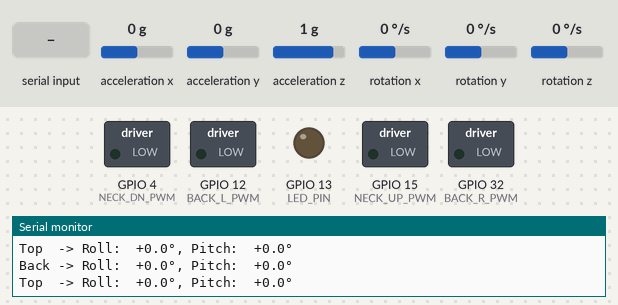
Bench run of a program on a simulated ESP32. Shown: switched loads named in the program (green lamp = pin HIGH), output pins drawn as LEDs (lit = HIGH), the last lines printed to the serial monitor. Inputs (shaded band) come from the test bench; at power-on: acceleration x 0 g, acceleration y 0 g, acceleration z 1 g, rotation x 0 °/s, rotation y 0 °/s, rotation z 0 °/s. Storage starts empty; nothing arrives over Bluetooth unless stated.

Above: at 1.2 s.
1.3 s: "Q1\n" received over the second serial link
At 1.8 s:
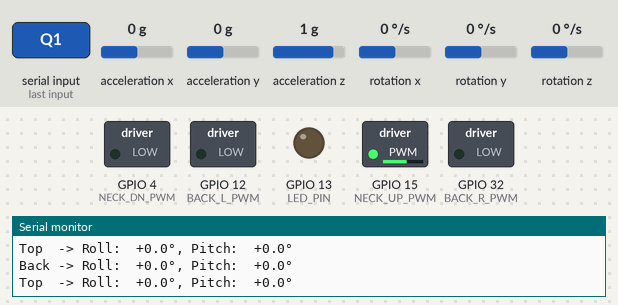
3.4 s: acceleration x set to -0.3 g
At 4.4 s:
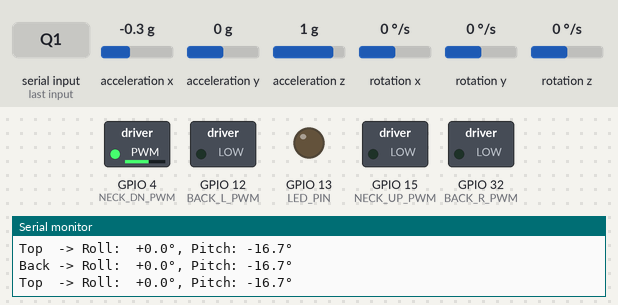
4.9 s: acceleration y set to -0.4 g
At 5.6 s:
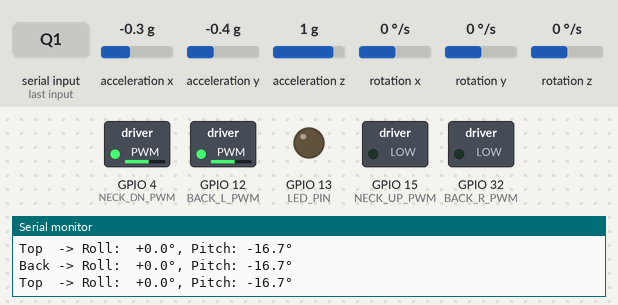
6.4 s: acceleration x set to 0 g
At 6.9 s:
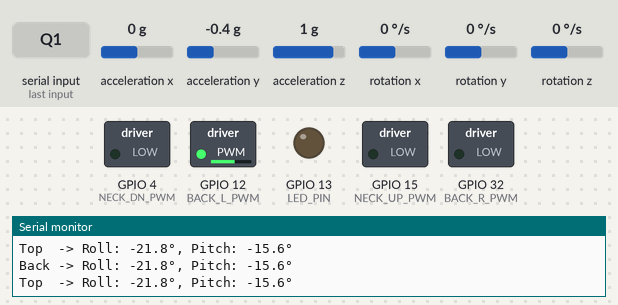
7.9 s: "Q2\n" received over the second serial link
At 8.4 s:
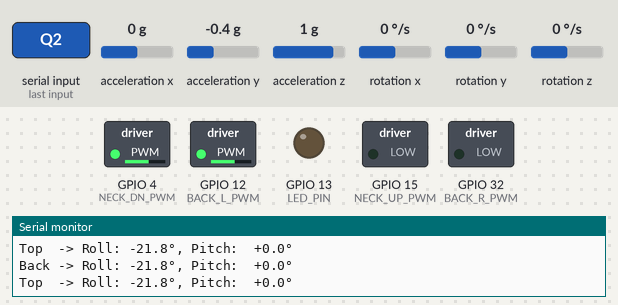
9.5 s: "Q3\n" received over the second serial link
At 10.0 s:
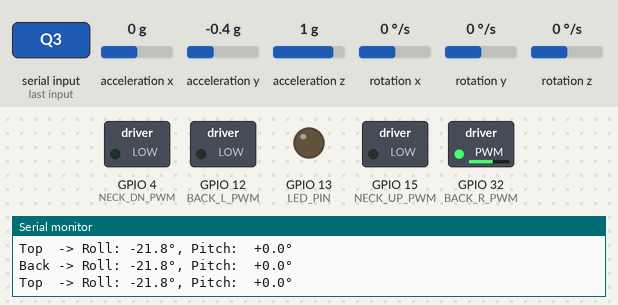
Timing chart, 0 to 12.5 s (numbered marks = the images above; inputs shaded):
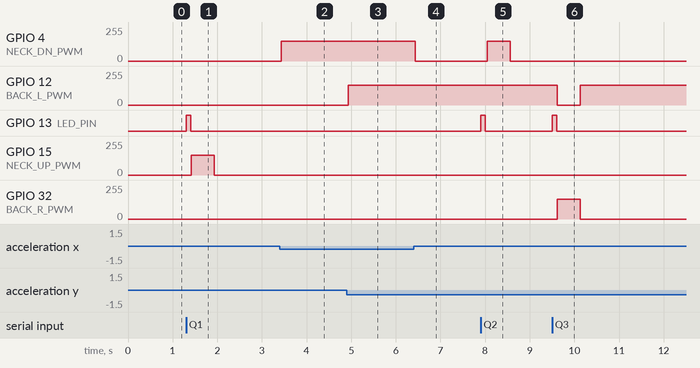

The program:

main.cpp
```cpp
#include <Arduino.h>
#include <Wire.h>
#include "MPU6050.h"
#include <BluetoothSerial.h>
#include <esp_system.h>    // for ESP.restart()

// SD card includes
#include <SPI.h>
#include <SD.h>
// FreeRTOS includes
#include <freertos/FreeRTOS.h>
#include <freertos/task.h>
#include <freertos/queue.h>
#include <freertos/semphr.h>


// Queue handles
static QueueHandle_t sensorQueueBack;
static QueueHandle_t sensorQueueNeck;
static QueueHandle_t cmdQueue;

// Task handles
// at top, before setup()
static TaskHandle_t imuBackHandle   = NULL;
static TaskHandle_t imuNeckHandle   = NULL;


// protect shared I2C & SPI resources
static SemaphoreHandle_t i2cMutex;
static SemaphoreHandle_t sdMutex;
// Bluetooth Serial
static BluetoothSerial SerialBT;

// Compile‐time toggle: true = two IMUs, false = single IMU
static constexpr bool TWO_IMUS = true;

// Defining Wiring Addresses

// MPU addresses
static MPU6050 imuBack(0x68);  // AD0→GND
static MPU6050 imuNeck(0x69);  // AD0→VCC
// Vibration‐driver pins & PWM channels
static constexpr int BACK_L_PWM = 12;
static constexpr int BACK_R_PWM = 32;

static constexpr int NECK_UP_PWM = 15;
static constexpr int NECK_DN_PWM = 4;

static constexpr int CH_BACK_L  = 0;
static constexpr int CH_BACK_R  = 1;
static constexpr int CH_NECK_UP = 2;
static constexpr int CH_NECK_DN = 3;

// I²C pins for IMUs
static constexpr int SDA_pin = 22;
static constexpr int SCL_pin = 20;

// SPI pins for SD card
static constexpr int SD_CS   = 5;   // CS
static constexpr int SD_MOSI = 19;  // DI
static constexpr int SD_MISO = 21;  // DO
static constexpr int SD_CLK  = 27;  // SCK

// On‐board LED for quadrant flash feedback
static constexpr int LED_PIN      = 13;


// Defining Global Constants

// Thresholds & timing
static constexpr float TH_ROLL    = 15.0f;
static constexpr float TH_PITCH   = 10.0f;
static constexpr int   PWM_DUTY   = 150;
static constexpr int   READ_MS    = 500;
static constexpr int LED_FLASH_MS = 100;
unsigned long ledTimer = 0;

// Data Structures
struct SensorData
{
  float roll;
  float pitch;
};

enum Command
{
  Q1,
  Q2,
  Q3,
  Q4,
  UNKNOWN
};

void taskIMUBack(void* pv);
void taskIMUTop(void* pv);
void taskCommand(void* pv);
void taskTelemetry(void* pv);

void setup() {
  // Serial + Bluetooth
  Serial.begin(115200);
  SerialBT.begin("ESP32_Vibro_real");
  Serial.println("Bluetooth ready to pair");

  // LED
  pinMode(LED_PIN, OUTPUT);
  digitalWrite(LED_PIN, LOW);

  // IMUs
  Wire.begin(SDA_pin, SCL_pin);
  imuBack.initialize();
  if (TWO_IMUS) {
      imuNeck.initialize();
      Serial.println("Dual IMU mode enabled");
  } else {
      Serial.println("Single IMU mode enabled");
  }

  // Vibration motors PWM
  ledcSetup(CH_BACK_L,  5000, 8);
  ledcAttachPin(BACK_L_PWM, CH_BACK_L);

  ledcSetup(CH_BACK_R,  5000, 8);
  ledcAttachPin(BACK_R_PWM, CH_BACK_R);

  ledcSetup(CH_NECK_UP, 5000, 8);
  ledcAttachPin(NECK_UP_PWM, CH_NECK_UP);

  ledcSetup(CH_NECK_DN, 5000, 8);
  ledcAttachPin(NECK_DN_PWM, CH_NECK_DN);


  // Create mutexes and queues
  i2cMutex = xSemaphoreCreateMutex();
  sdMutex = xSemaphoreCreateMutex();
  sensorQueueBack = xQueueCreate(10, sizeof(SensorData));
  sensorQueueNeck = xQueueCreate(10, sizeof(SensorData));
  cmdQueue = xQueueCreate(10, sizeof(Command));


  // SD card
  SPI.begin(SD_CLK, SD_MISO, SD_MOSI, SD_CS);
  if (!SD.begin(SD_CS))
  {
    Serial.println("❌ Card Mount Failed");
  } else
  {
    xSemaphoreTake(sdMutex, portMAX_DELAY);
    if (SD.exists("/datalog.csv"))
    {
      SD.remove("/datalog.csv");
    }

    File hdr = SD.open("/datalog.csv", FILE_WRITE);
    hdr.println("time,pitch lower back,roll lower back,pitch neck,roll neck");
    hdr.close();

    xSemaphoreGive(sdMutex);
  }

  // Create tasks
  xTaskCreate(
    taskIMUBack, // task function
    "IMU Back", // name of task
    16384,  // stack size in bytes
    NULL, // input parameter
    2, // priority
    &imuBackHandle // task handle
    );
  xTaskCreate(taskIMUTop, "IMU Neck", 16384, NULL, 2, &imuNeckHandle);
  xTaskCreate(taskCommand, "Command", 16384, NULL, 3, NULL);
  xTaskCreate(taskTelemetry, "Telemetry", 16384, NULL, 1, NULL);

}

void loop() {
// Empty loop, all tasks are handled in FreeRTOS tasks
  vTaskDelete(nullptr);
}


// ============================ Task Definitions ===========================

void taskIMUBack(void* pv) {
  SensorData data;
  uint32_t cmd;

  for (;;) {

    // check for GUI command
    if (xTaskNotifyWait(0, 0xFFFFFFFF, &cmd, 0 ) == pdTRUE)
    {
      // check for command to set PWM duty cycle
      if (cmd ==Q3)
      {
        ledcWrite(CH_BACK_L, 0);
        ledcWrite(CH_BACK_R, PWM_DUTY);
      } else{
        ledcWrite(CH_BACK_L, PWM_DUTY);
        ledcWrite(CH_BACK_R, 0);
      }

      // skip imu read and thresholding if command received
      vTaskDelay(pdMS_TO_TICKS(READ_MS));
      continue;
    }

    // No ovveride, normal IMU read + threshold check + motor

    // protect shared I2C bus
    xSemaphoreTake(i2cMutex, portMAX_DELAY);
      int16_t ax, ay, az, gx, gy, gz;
      imuBack.getMotion6(&ax,&ay,&az,&gx,&gy,&gz);
    xSemaphoreGive(i2cMutex);

    data.roll  = atan2f(ay, az) * 57.2958f;
    data.pitch = atan2f(ax, sqrtf(ay*ay + az*az)) * 57.2958f;

    // check for threshold crossing
    if      (data.roll >  TH_ROLL) ledcWrite(CH_BACK_R, PWM_DUTY), ledcWrite(CH_BACK_L, 0);
    else if (data.roll < -TH_ROLL) ledcWrite(CH_BACK_L, PWM_DUTY), ledcWrite(CH_BACK_R, 0);
    else                            ledcWrite(CH_BACK_L, 0),         ledcWrite(CH_BACK_R, 0);


    /// CHECKKKKK DO I NEED THIS??????
    xQueueSend(sensorQueueBack, &data, portMAX_DELAY);
    // vTaskDelay(pdMS_TO_TICKS(READ_MS));

  }
}

// Read the neck/top IMU and queue it every READ_MS
void taskIMUTop(void* pv) {
  SensorData data;
  uint32_t cmd;
  for (;;) {

    // check for GUI command
    if (xTaskNotifyWait(0, 0xFFFFFFFF, &cmd, 0 ) == pdTRUE)
    {
      // check for command to set PWM duty cycle
      if (cmd ==Q1)
      {
        ledcWrite(CH_NECK_DN, 0);
        ledcWrite(CH_NECK_UP, PWM_DUTY);
      } else{
        ledcWrite(CH_NECK_DN, PWM_DUTY);
        ledcWrite(CH_NECK_UP, 0);
      }

      // skip imu read and thresholding if command received
      vTaskDelay(pdMS_TO_TICKS(READ_MS));
      continue;
    }

    xSemaphoreTake(i2cMutex, portMAX_DELAY);
      int16_t ax, ay, az, gx, gy, gz;
      imuNeck.getMotion6(&ax,&ay,&az,&gx,&gy,&gz);
    xSemaphoreGive(i2cMutex);

    data.roll  = atan2f(ay, az) * 57.2958f;
    data.pitch = atan2f(ax, sqrtf(ay*ay + az*az)) * 57.2958f;

    // drive neck motors by pitch threshold
    if      (data.pitch >  TH_PITCH) ledcWrite(CH_NECK_UP, PWM_DUTY), ledcWrite(CH_NECK_DN, 0);
    else if (data.pitch < -TH_PITCH) ledcWrite(CH_NECK_DN, PWM_DUTY), ledcWrite(CH_NECK_UP, 0);
    else                              ledcWrite(CH_NECK_UP, 0),          ledcWrite(CH_NECK_DN, 0);

    xQueueSend(sensorQueueNeck, &data, portMAX_DELAY);
    // vTaskDelay(pdMS_TO_TICKS(READ_MS));
  }
}

// Parse Serial/BT commands and toggle the LED
void taskCommand(void* pv) {
  for (;;) {

    if (SerialBT.available())
    {
      String s = SerialBT.readStringUntil('\n');
      s.trim();

      //  ─────────────── Reboot command ───────────────
      if (s == "REBOOT") {
        SerialBT.println("Rebooting now...");
        vTaskDelay(pdMS_TO_TICKS(50));    // give time to flush
        ESP.restart();                    // reset the ESP32
      }

      Command c = UNKNOWN;

      if (s=="Q1") c=Q1;
      else if (s=="Q2") c=Q2;
      else if (s=="Q3") c=Q3;
      else if (s=="Q4") c=Q4;

      // flash LED
      if (c!=UNKNOWN)
      {
        digitalWrite(LED_PIN, HIGH);
        vTaskDelay(pdMS_TO_TICKS(LED_FLASH_MS));
        digitalWrite(LED_PIN, LOW);

        if (c==Q1 || c==Q2)
        {
          xTaskNotify(imuNeckHandle, (uint32_t)c, eSetValueWithOverwrite);
        } else
        {
          xTaskNotify(imuBackHandle, (uint32_t)c, eSetValueWithOverwrite);
        }
        xQueueSend(cmdQueue, &c, portMAX_DELAY);
      }


    }
    vTaskDelay(pdMS_TO_TICKS(10));
  }
}


// Pull from sensor & command queues, print & log (with live CSV over BT)
void taskTelemetry(void* pv) {
  SensorData back, top;
  Command cmd;
  for (;;) {
    // check for back IMU
    if (xQueueReceive(sensorQueueBack, &back, 0)==pdPASS) {
      Serial.printf("Back -> Roll: %+5.1f°, Pitch: %+5.1f°\n", back.roll, back.pitch);
    }
    // check for top IMU
    if (xQueueReceive(sensorQueueNeck, &top, 0)==pdPASS) {
      Serial.printf("Top  -> Roll: %+5.1f°, Pitch: %+5.1f°\n", top.roll, top.pitch);
    }
    // check for commands
    if (xQueueReceive(cmdQueue, &cmd, 0)==pdPASS) {
      Serial.printf("CMD RECEIVED: %d\n", cmd);
      SerialBT.printf("CMD RECEIVED: %d\n", cmd);
    }

    // log both IMUs together (optional) and stream live CSV
    xSemaphoreTake(sdMutex, portMAX_DELAY);
    float t_s = millis() / 1000.0f;

      File f = SD.open("/datalog.csv", FILE_APPEND);
      if (f) {

        // write same CSV to SD card
        f.printf(
          "%0.3f,%.1f,%.1f,%.1f,%.1f\n",
          t_s,
          back.pitch,
          back.roll,
          top.pitch,
          top.roll
        );

        f.close();
      }

    SerialBT.printf(
      "%0.3f,%.1f,%.1f\n",
      t_s,
      back.roll,
      top.pitch
    );

    xSemaphoreGive(sdMutex);

    vTaskDelay(pdMS_TO_TICKS(50));
  }
}
```

Measured:
- the behaviour switches between -0.1 and -0.2 g on acceleration x (found by bisection; images 1 and 2)
- the behaviour switches between -0.2 and -0.3 g on acceleration y (found by bisection; images 2 and 3)
- after the input at 1.3 s, GPIO 13 (LED_PIN): LOW → HIGH at once, → LOW 0.10 s later; GPIO 15 (NECK_UP_PWM): 0/255 → 149/255 after 0.11 s, → 0/255 0.52 s later
- after the input at 3.4 s, GPIO 4 (NECK_DN_PWM): 0/255 → 149/255 at once
- after the input at 4.9 s, GPIO 12 (BACK_L_PWM): 0/255 → 149/255 at once
- after the input at 6.4 s, GPIO 4 (NECK_DN_PWM): 149/255 → 0/255 at once
- after the input at 7.9 s, GPIO 4 (NECK_DN_PWM): 0/255 → 149/255 after 0.15 s, → 0/255 0.51 s later; GPIO 13 (LED_PIN): LOW → HIGH at once, → LOW 0.10 s later
- after the input at 9.5 s, GPIO 12 (BACK_L_PWM): 149/255 → 0/255 after 0.12 s, → 149/255 0.51 s later; GPIO 13 (LED_PIN): LOW → HIGH at once, → LOW 0.10 s later; GPIO 32 (BACK_R_PWM): 0/255 → 149/255 after 0.12 s, → 0/255 0.51 s later
